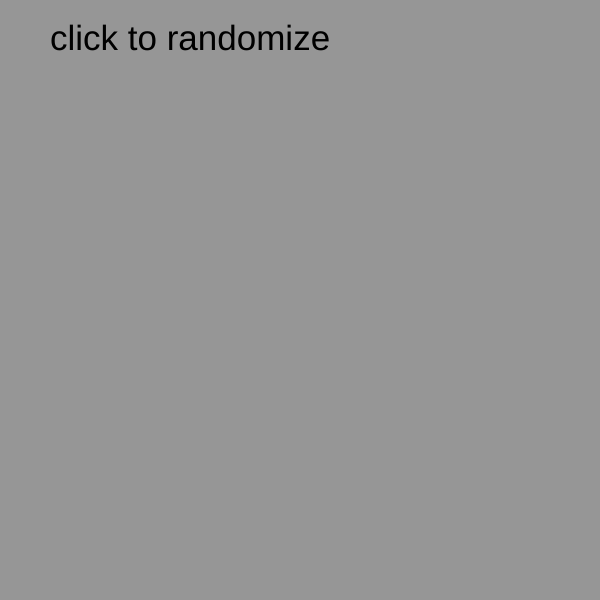
Frame 1 (no input)
Frame 60 (no input): identical to frame 1, image omitted
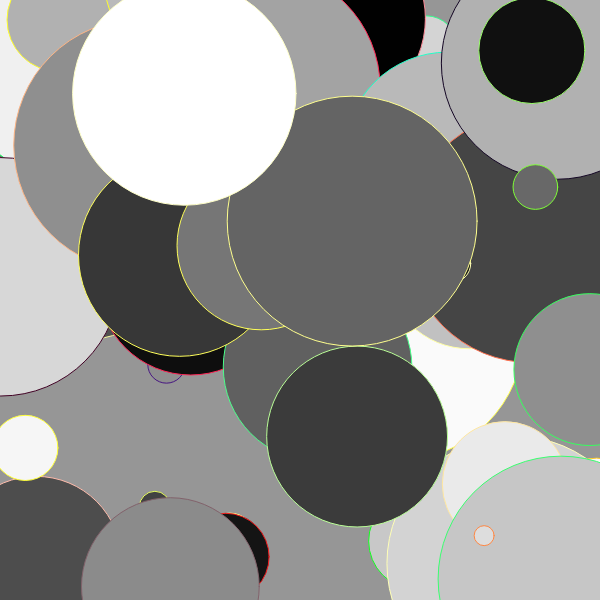
Frame 120 (the mouse pressed at the canvas centre since frame 60)

The p5.js sketch that drew these frames (run headless with seeded random() and noise() and a simulated clock; from frame 60 on, the mouse is pressed at the canvas centre):

// p5.js sketch
// ── sketch.js
// Parks that I have visted with my family <3
let parks = [{
  name: "yellowstone",
  color: "yellow"
}, {
  name: "grand canyon",
  color: "rust"
}, {
  name: "sequioa",
  color: "forest"
}, {
  name: "death",
  color: "sandy"
}, {
  name: "bryce",
  color: "orange"
}, {
  name: "arches",
  color: "mars"
}, {
  name: "zion",
  color: "valleygreen"
}, {
  name: "Yosemite",
  color: "snowy"
}];

let randomIndex;
let animating = false;


function setup() {
  createCanvas(600, 600);
  background(150);
  textSize(35, color(random(255)));

  text("click to randomize", 50, 50);


}

function draw() {

  if (animating == true) {
    stroke(random(width), random(height), random(25, 200))
    fill(random(255))
    ellipse(random(width), random(height), random(255))

  }
}

function randomizer() {
  animation = false;
  if (parks[0]) {
    //displays random name and splices it out of the array list
    background(random(80, 150));
    randomIndex = int(random(parks.length));
    text(`${parks[randomIndex].name}'s favorite color is
    ${parks[randomIndex].color}`, 100, 200);
    //text(parks[randomIndex].name + "'s favorite color is" +
    //parks[randomIndex].color, 50, 50);
    parks.splice(randomIndex, 1);
  } else {
    background(random(80, 150));
    text("nothing left!", 100, 200);
  }
}

function mousePressed() {
  animating = true;
  setTimeout(randomizer, 2000);
}



//notes
//(object.properties)
//console.log(parks[0].name);

//*computers start counting at zero
//<--------Looking up the values of an array--------->
//parks[1] ="Grand Canyon National Park"
//parks[3]="Death Valley National Park"
//parks[4]="Bryce Canyon National Park"

//console.log("intitial array is")
//console.log(parks);

//<--taking off the last item-->
//parks.pop();
//console.log("array after pop")
//console.log(parks);

//<--adding an item at the end of the list-->
//  parks.push("shasta");
//console.log("array after push")
//console.log(parks);

//<--taking out items from the beginning-->
//parks.shift();
//console.log("array after pop")
//console.log(parks);

//<--adds items to the beginning-->
//parks.unshift("shasta");
//console.log("array after push")
//console.log(parks);

//<--removing items from the middle of an array (index,number)-->
//parks.splice(4, 1);
//console.log("array after push")
//console.log(parks);

// ── style.css
html, body {
  margin: 0;
  padding: 0;
}
canvas {
  display: block;
}

.pink{
  color:	#7FFF00;
}
